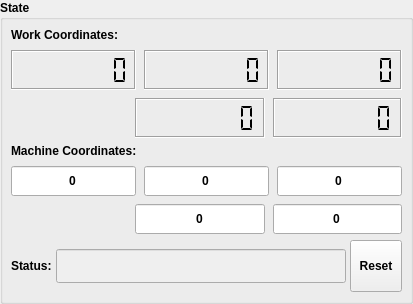
         <widget class="QGroupBox" name="grpState">
          <property name="font">
           <font>
            <weight>75</weight>
            <bold>true</bold>
           </font>
          </property>
          <property name="title">
           <string>State</string>
          </property>
          <property name="overridden" stdset="0">
           <bool>false</bool>
          </property>
          <layout class="QVBoxLayout" name="verticalLayout_6">
           <property name="leftMargin">
            <number>8</number>
           </property>
           <property name="topMargin">
            <number>8</number>
           </property>
           <property name="rightMargin">
            <number>8</number>
           </property>
           <property name="bottomMargin">
            <number>9</number>
           </property>
           <item>
            <layout class="QVBoxLayout" name="verticalLayout_4">
             <property name="spacing">
              <number>8</number>
             </property>
             <item>
              <layout class="QHBoxLayout" name="horizontalLayout_9">
               <item>
                <widget class="QLabel" name="workCoordsLabel">
                 <property name="font">
                  <font>
                   <weight>75</weight>
                   <bold>true</bold>
                  </font>
                 </property>
                 <property name="text">
                  <string>Work Coordinates:</string>
                 </property>
                </widget>
               </item>
              </layout>
             </item>
             <item>
              <layout class="QHBoxLayout" name="horizontalLayout_8">
               <property name="spacing">
                <number>8</number>
               </property>
               <item>
                <widget class="QLCDNumber" name="txtWPosX">
                 <property name="minimumSize">
                  <size>
                   <width>116</width>
                   <height>40</height>
                  </size>
                 </property>
                 <property name="font">
                  <font>
                   <weight>75</weight>
                   <bold>true</bold>
                  </font>
                 </property>
                 <property name="autoFillBackground">
                  <bool>false</bool>
                 </property>
                 <property name="frameShape">
                  <enum>QFrame::Box</enum>
                 </property>
                 <property name="frameShadow">
                  <enum>QFrame::Sunken</enum>
                 </property>
                 <property name="lineWidth">
                  <number>1</number>
                 </property>
                 <property name="smallDecimalPoint">
                  <bool>true</bool>
                 </property>
                 <property name="digitCount">
                  <number>7</number>
                 </property>
                 <property name="segmentStyle">
                  <enum>QLCDNumber::Flat</enum>
                 </property>
                </widget>
               </item>
               <item>
                <widget class="QLCDNumber" name="txtWPosY">
                 <property name="minimumSize">
                  <size>
                   <width>116</width>
                   <height>40</height>
                  </size>
                 </property>
                 <property name="font">
                  <font>
                   <weight>75</weight>
                   <bold>true</bold>
                  </font>
                 </property>
                 <property name="frameShadow">
                  <enum>QFrame::Sunken</enum>
                 </property>
                 <property name="smallDecimalPoint">
                  <bool>true</bool>
                 </property>
                 <property name="digitCount">
                  <number>7</number>
                 </property>
                 <property name="segmentStyle">
                  <enum>QLCDNumber::Flat</enum>
                 </property>
                </widget>
               </item>
               <item>
                <widget class="QLCDNumber" name="txtWPosZ">
                 <property name="minimumSize">
                  <size>
                   <width>116</width>
                   <height>40</height>
                  </size>
                 </property>
                 <property name="font">
                  <font>
                   <weight>75</weight>
                   <bold>true</bold>
                  </font>
                 </property>
                 <property name="frameShadow">
                  <enum>QFrame::Sunken</enum>
                 </property>
                 <property name="smallDecimalPoint">
                  <bool>true</bool>
                 </property>
                 <property name="digitCount">
                  <number>7</number>
                 </property>
                 <property name="segmentStyle">
                  <enum>QLCDNumber::Flat</enum>
                 </property>
                </widget>
               </item>
              </layout>
             </item>
             <item>
              <layout class="QHBoxLayout" name="horizontalLayout_17">
               <item>
                <spacer name="horizontalSpacer_5">
                 <property name="orientation">
                  <enum>Qt::Horizontal</enum>
                 </property>
                 <property name="sizeType">
                  <enum>QSizePolicy::Fixed</enum>
                 </property>
                 <property name="sizeHint" stdset="0">
                  <size>
                   <width>124</width>
                   <height>38</height>
                  </size>
                 </property>
                </spacer>
               </item>
               <item>
                <widget class="QLCDNumber" name="txtWPosA">
                 <property name="minimumSize">
                  <size>
                   <width>116</width>
                   <height>40</height>
                  </size>
                 </property>
                 <property name="font">
                  <font>
                   <weight>75</weight>
                   <bold>true</bold>
                  </font>
                 </property>
                 <property name="frameShadow">
                  <enum>QFrame::Sunken</enum>
                 </property>
                 <property name="smallDecimalPoint">
                  <bool>true</bool>
                 </property>
                 <property name="digitCount">
                  <number>7</number>
                 </property>
                 <property name="segmentStyle">
                  <enum>QLCDNumber::Flat</enum>
                 </property>
                </widget>
               </item>
               <item>
                <widget class="QLCDNumber" name="txtWPosB">
                 <property name="enabled">
                  <bool>true</bool>
                 </property>
                 <property name="minimumSize">
                  <size>
                   <width>116</width>
                   <height>40</height>
                  </size>
                 </property>
                 <property name="font">
                  <font>
                   <weight>75</weight>
                   <bold>true</bold>
                  </font>
                 </property>
                 <property name="frameShadow">
                  <enum>QFrame::Sunken</enum>
                 </property>
                 <property name="smallDecimalPoint">
                  <bool>true</bool>
                 </property>
                 <property name="digitCount">
                  <number>7</number>
                 </property>
                 <property name="segmentStyle">
                  <enum>QLCDNumber::Flat</enum>
                 </property>
                </widget>
               </item>
              </layout>
             </item>
            </layout>
           </item>
           <item>
            <layout class="QVBoxLayout" name="verticalLayout_5">
             <property name="spacing">
              <number>8</number>
             </property>
             <item>
              <layout class="QHBoxLayout" name="horizontalLayout_10">
               <item>
                <widget class="QLabel" name="machineCoordslabel">
                 <property name="font">
                  <font>
                   <weight>75</weight>
                   <bold>true</bold>
                  </font>
                 </property>
                 <property name="text">
                  <string>Machine Coordinates:</string>
                 </property>
                </widget>
               </item>
              </layout>
             </item>
             <item>
              <layout class="QHBoxLayout" name="horizontalLayout_11">
               <property name="spacing">
                <number>8</number>
               </property>
               <item>
                <widget class="QLineEdit" name="txtMPosX">
                 <property name="minimumSize">
                  <size>
                   <width>0</width>
                   <height>30</height>
                  </size>
                 </property>
                 <property name="font">
                  <font>
                   <weight>75</weight>
                   <bold>true</bold>
                  </font>
                 </property>
                 <property name="toolTip">
                  <string>X</string>
                 </property>
                 <property name="text">
                  <string>0</string>
                 </property>
                 <property name="alignment">
                  <set>Qt::AlignCenter</set>
                 </property>
                 <property name="readOnly">
                  <bool>true</bool>
                 </property>
                </widget>
               </item>
               <item>
                <widget class="QLineEdit" name="txtMPosY">
                 <property name="minimumSize">
                  <size>
                   <width>0</width>
                   <height>30</height>
                  </size>
                 </property>
                 <property name="font">
                  <font>
                   <weight>75</weight>
                   <bold>true</bold>
                  </font>
                 </property>
                 <property name="toolTip">
                  <string>Y</string>
                 </property>
                 <property name="text">
                  <string>0</string>
                 </property>
                 <property name="alignment">
                  <set>Qt::AlignCenter</set>
                 </property>
                 <property name="readOnly">
                  <bool>true</bool>
                 </property>
                </widget>
               </item>
               <item>
                <widget class="QLineEdit" name="txtMPosZ">
                 <property name="minimumSize">
                  <size>
                   <width>0</width>
                   <height>30</height>
                  </size>
                 </property>
                 <property name="font">
                  <font>
                   <weight>75</weight>
                   <bold>true</bold>
                  </font>
                 </property>
                 <property name="toolTip">
                  <string>Z</string>
                 </property>
                 <property name="text">
                  <string>0</string>
                 </property>
                 <property name="alignment">
                  <set>Qt::AlignCenter</set>
                 </property>
                 <property name="readOnly">
                  <bool>true</bool>
                 </property>
                </widget>
               </item>
              </layout>
             </item>
             <item>
              <layout class="QHBoxLayout" name="horizontalLayout_32">
               <item>
                <spacer name="horizontalSpacer_7">
                 <property name="orientation">
                  <enum>Qt::Horizontal</enum>
                 </property>
                 <property name="sizeType">
                  <enum>QSizePolicy::Fixed</enum>
                 </property>
                 <property name="sizeHint" stdset="0">
                  <size>
                   <width>124</width>
                   <height>30</height>
                  </size>
                 </property>
                </spacer>
               </item>
               <item>
                <widget class="QLineEdit" name="txtMPosA">
                 <property name="minimumSize">
                  <size>
                   <width>0</width>
                   <height>30</height>
                  </size>
                 </property>
                 <property name="font">
                  <font>
                   <weight>75</weight>
                   <bold>true</bold>
                  </font>
                 </property>
                 <property name="toolTip">
                  <string>A axis</string>
                 </property>
                 <property name="text">
                  <string>0</string>
                 </property>
                 <property name="alignment">
                  <set>Qt::AlignCenter</set>
                 </property>
                 <property name="readOnly">
                  <bool>true</bool>
                 </property>
                </widget>
               </item>
               <item>
                <widget class="QLineEdit" name="txtMPosB">
                 <property name="minimumSize">
                  <size>
                   <width>0</width>
                   <height>30</height>
                  </size>
                 </property>
                 <property name="font">
                  <font>
                   <weight>75</weight>
                   <bold>true</bold>
                  </font>
                 </property>
                 <property name="toolTip">
                  <string>B axis</string>
                 </property>
                 <property name="text">
                  <string>0</string>
                 </property>
                 <property name="alignment">
                  <set>Qt::AlignCenter</set>
                 </property>
                 <property name="readOnly">
                  <bool>true</bool>
                 </property>
                </widget>
               </item>
              </layout>
             </item>
            </layout>
           </item>
           <item>
            <layout class="QHBoxLayout" name="horizontalLayout_6">
             <property name="spacing">
              <number>4</number>
             </property>
             <item>
              <widget class="QLabel" name="Label">
               <property name="font">
                <font>
                 <weight>75</weight>
                 <bold>true</bold>
                </font>
               </property>
               <property name="text">
                <string>Status:</string>
               </property>
              </widget>
             </item>
             <item>
              <widget class="QLineEdit" name="txtStatus">
               <property name="enabled">
                <bool>false</bool>
               </property>
               <property name="minimumSize">
                <size>
                 <width>0</width>
                 <height>34</height>
                </size>
               </property>
               <property name="font">
                <font>
                 <pointsize>14</pointsize>
                 <weight>75</weight>
                 <bold>true</bold>
                </font>
               </property>
               <property name="styleSheet">
                <string notr="true">QLineEdit {color: palette(text);}</string>
               </property>
               <property name="alignment">
                <set>Qt::AlignCenter</set>
               </property>
               <property name="readOnly">
                <bool>true</bool>
               </property>
               <property name="status" stdset="0">
                <string/>
               </property>
              </widget>
             </item>
             <item>
              <widget class="QToolButton" name="cmdReset">
               <property name="sizePolicy">
                <sizepolicy hsizetype="Fixed" vsizetype="Fixed">
                 <horstretch>0</horstretch>
                 <verstretch>0</verstretch>
                </sizepolicy>
               </property>
               <property name="minimumSize">
                <size>
                 <width>52</width>
                 <height>52</height>
                </size>
               </property>
               <property name="text">
                <string>Reset</string>
               </property>
               <property name="icon">
                <iconset resource="images.qrc">
                 <normaloff>:/images/restart.png</normaloff>:/images/restart.png</iconset>
               </property>
               <property name="iconSize">
                <size>
                 <width>30</width>
                 <height>30</height>
                </size>
               </property>
               <property name="toolButtonStyle">
                <enum>Qt::ToolButtonTextUnderIcon</enum>
               </property>
              </widget>
             </item>
            </layout>
           </item>
          </layout>
         </widget>
